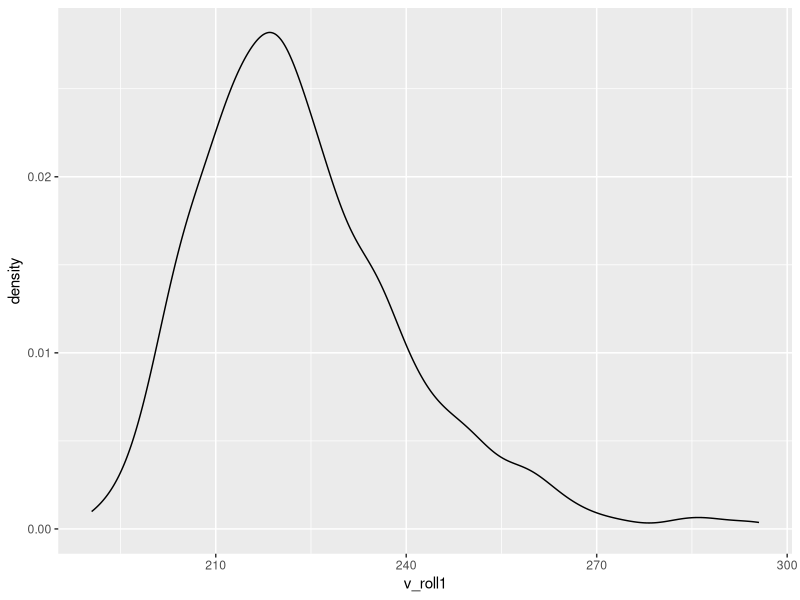
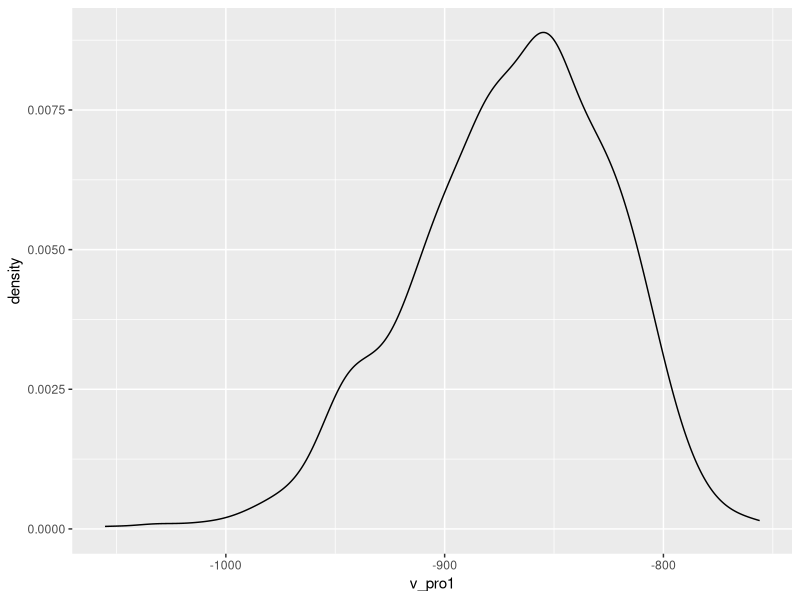

Source code (R) for these figures, in order: (Note: this script raises an error after producing the figures.)
# Q1. 
library(DEoptim)
library(ggplot2)

# a. 
n<-1000
cost<-2
price<-6
Profit1<-function(rolls){
  demand<-round(rnorm(1, 100, 40))
  sales<-pmin(rolls, demand)
  profit<-(-(sales*price-rolls*cost))
  return(profit)
}

v_roll1<-c()
v_pro1<-c()
for(i in 1:1000){
  res<-DEoptim(Profit1, 0,  300)
  v_roll1<-c(v_roll1, res$optim$bestmem['par1'])
  v_pro1<-c(v_pro1, res$optim$bestval)
}

ggplot()+geom_density(aes(x=v_roll1))
ggplot()+geom_density(aes(x=v_pro1))

# b. 
demand_90<-quantile(demand, 0.90)
demand_90

Profit2<-function(rolls){
  demand<-rnorm(1, 100, 40)
  demand_90<-round(quantile(demand, 0.90))
  sales<-pmin(rolls, demand_90)
  profit<-(-(sales*price-rolls*cost))
  return(profit)
}

v_roll2<-c()
v_pro2<-c()
for(i in 1:1000){
  res<-DEoptim(Profit2, 0,  300)
  v_roll2<-c(v_roll2, res$optim$bestmem['par1'])
  v_pro2<-c(v_pro2, res$optim$bestval)
}

ggplot()+geom_density(aes(x=v_roll2))
ggplot()+geom_density(aes(x=v_pro2))


# Q2. 
n<-1000
pnight<-200
roomnum<-100

compensation<-1.2*pnight
refund<-0.3*pnight


qlnorm2<-function(p, mean, sd){
  qlnorm(p, log(mean*(1+sd^2/mean^2)^-0.5), log(1+sd^2/mean^2)^0.5)
}

Revenue<-function(rooms){
  no_shows<-qlnorm2(runif(1), 0.2*rooms, 0.05*rooms)
  com_customer<-pmax(0, rooms-no_shows-roomnum)
  revenue<-pnight*rooms-no_shows*refund-com_customer*compensation
  return(-(revenue))
}

v_rooms<-c()
v_pro<-c()
for(i in 1:1000){
  res<-DEoptim(Revenue, 100,  500)
  v_rooms<-c(v_rooms, res$optim$bestmem['par1'])
  v_pro<-c(v_pro, res$optim$bestval)
}

ggplot()+geom_density(aes(x=v_rooms))
ggplot()+geom_density(aes(x=v_pro))
